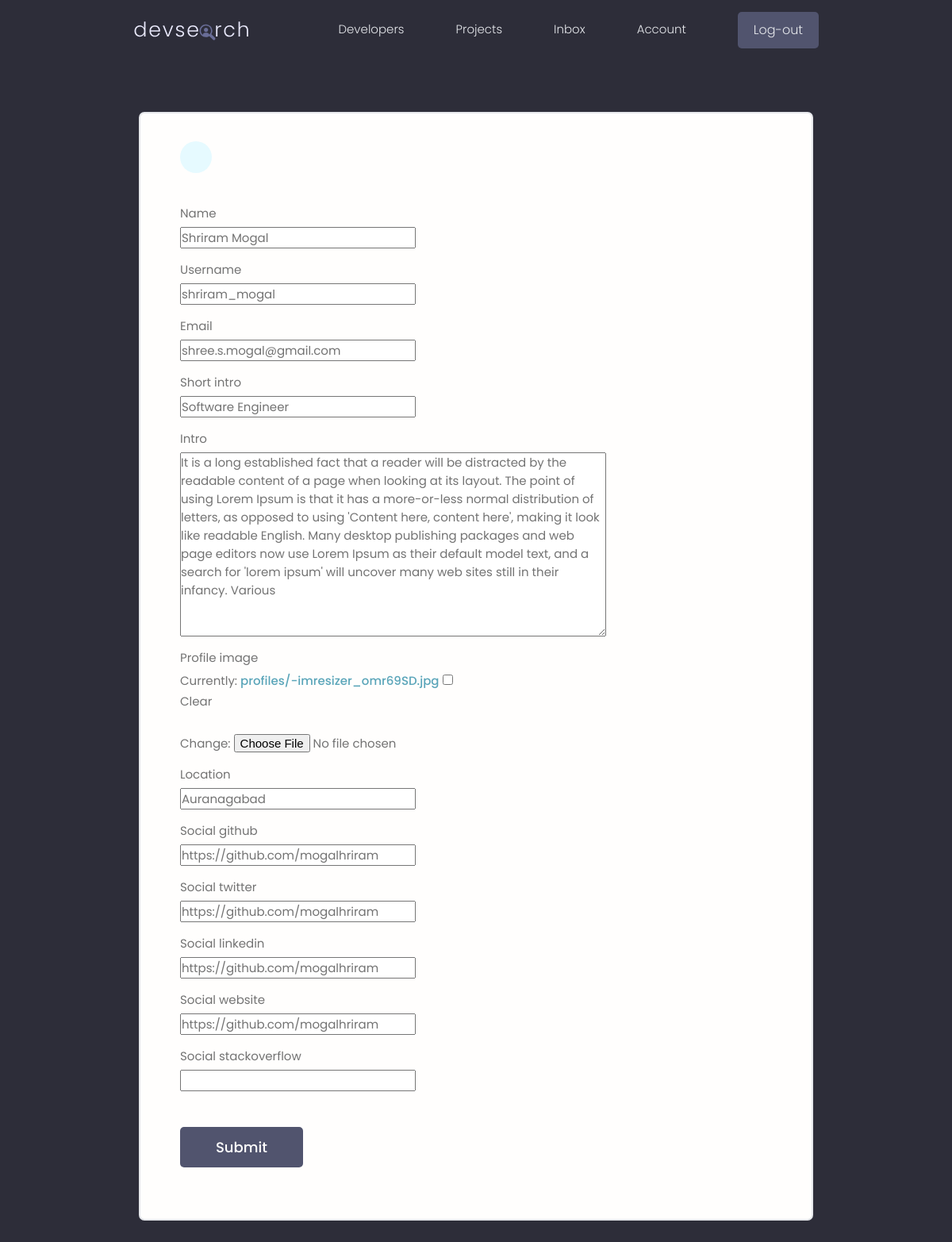
The page /edit-account/ (signed in) on the database its author committed.
### users/models.py (models this page shows, shortened)
class Profile(models.Model):
    user = models.OneToOneField(User, on_delete=models.CASCADE, blank=True, null=True)
    name = models.CharField(max_length=200, blank=True, null=True)
    username = models.CharField(max_length=200, blank=True, null=True)
    email = models.EmailField(max_length=500, blank=True, null=True)
    short_intro = models.CharField(max_length=500, blank=True,null=True)
    intro = models.TextField(max_length=500, blank=True,null=True)
    profile_image = models.ImageField(
        null = True, blank= True, upload_to = 'profiles/',default='profiles/user-default.png')
    location = models.CharField(max_length=200, blank=True, null=True)
    social_github = models.CharField(max_length=200, blank=True, null=True)
    social_twitter = models.CharField(max_length=200, blank=True, null=True)
    social_linkedin = models.CharField(max_length=200, blank=True, null=True)
    social_website = models.CharField(max_length=200, blank=True, null=True)
    social_stackoverflow = models.CharField(max_length=200, blank=True, null=True)
    created = models.DateTimeField(auto_now_add=True)
    id = models.UUIDField(default=uuid.uuid4, unique=True,
                                     primary_key=True, editable=False)
    class Meta:
        ordering = ["created"]

### users/views.py (the view)
# urls.py: path('edit-account/', views.editAccount, name="edit-account"),
@login_required(login_url="login")
def editAccount(request):
    profile = request.user.profile
    form = ProfileForm(instance=profile)
    context = {"form": form}
    if request.method == "POST":
            form = ProfileForm(request.POST, request.FILES, instance=profile)
            if form.is_valid:
                form.save()
                return redirect("account")
    return render(request, "users/profile-form.html", context)

### users/forms.py
class ProfileForm(ModelForm):
    class Meta:
        model = Profile
        fields = ['name', 'username', 'email', 'short_intro', 'intro', 'profile_image',
        'location', 'social_github', 'social_twitter', 'social_linkedin',
        'social_website', 'social_stackoverflow',
        ]

### users/templates/users/profile-form.html (shortened to what this page needs)
{% extends 'main.html' %}
{%block content%}
 <main class="formPage my-xl">
    <div class="content-box">
        <div class="formWrapper">
            <a class="backButton" href="{% url 'account' %}"></a>
            <br>
            <form class="form" action="{% url 'edit-account' %}" method="POST" enctype="multipart/form-data">
                {%for field in form%}
                <div class="form__field">
                    <label for="formInput#text">{{field.label}} </label>
                    {{field}}
                </div>
                {% endfor %}
                <input class="btn btn--sub btn--lg  my-md" type="submit" value="Submit" />
            </form>
        </div>
    </div>
</main>
{%endblock content%}

### static/styles/app.css (style rules this page uses)
:root { --color-sub: #2d2d39; }
.btn--sub { background-color: var(--color-sub-light); }
.content-box { width: 95%; max-width: 85rem; margin: 0 auto; }
.backButton { background: var(--color-main-light); color: var(--color-main); width: 4rem; height: 4rem; display: flex; align-items: center; justify-content: center; border-radius: 50%; }
.formPage .formWrapper { list-style: none; background: var(--color-white); padding: 3.5rem 5rem; border: 2px solid var(--color-light); border-radius: 0.7rem; }

### static/uikit/styles/modules/_variables.css (style rules this page uses)
:root { --color-main: #5aa5b9; --color-main-light: #e6faff; --color-sub: #3f4156; --color-sub-light: #51546e; --color-sub-lighter: #ededfd; --color-text: #737373; --color-gray: #8b8b8b; --color-light: #e5e7eb; --color-light-gray: #767676; --color-bg: #f8fafd; --color-white: #fffefd; --color-white-light: #f3f3f3; --color-success: #359e64; --color-success-bg: #def8e8; --color-error: #fc4b0b; --color-error-bg: #fff2ee; --font-base: 'Poppins', arial, helvetica, 'Segoe UI', roboto, ubuntu, sans-serif; --font-monospace: 'Fira Code', 'Courier New', courier, monospace; --font-regular: 300; --font-medium: 500; --font-bold: 700; --generic-shadow: 1px 1px 5px #00000010; --generic-transition: all 0.3s ease-in-out; }

### static/uikit/styles/modules/_base.css (style rules this page uses)
* { margin: 0; padding: 0; box-sizing: border-box; text-rendering: optimizeLegibility; color: inherit; font-size: inherit; }
html { font-size: 50%; }
@media only screen and (min-width: 480px) { html { font-size: 56.25%; } }
@media only screen and (min-width: 1200px) { html { font-size: 62.5%; } }
body { line-height: 1.6; font-weight: 400; font-size: 1.5rem; color: var(--color-text); background-color: var(--color-bg); min-height: 100vh; }

### static/uikit/styles/modules/_typography.css (style rules this page uses)
* { font-family: var(--font-base); }
a { padding-bottom: 2px; text-decoration: none; display: inline-block; color: var(--color-main); font-weight: var(--font-medium); }

### static/uikit/styles/modules/_utilities.css (style rules this page uses)
.my-md { margin: 3rem auto; }
.my-xl { margin: 8rem auto; }

### static/uikit/styles/modules/_button.css (style rules this page uses)
.btn { display: inline-block; position: relative; cursor: pointer; background-color: var(--color-light); font-weight: var(--font-medium); color: var(--color-sub); text-decoration: none; padding: 1rem 2rem; border-radius: 0.5rem; border: none; width: -webkit-fit-content; width: -moz-fit-content; width: fit-content; height: -webkit-fit-content; height: -moz-fit-content; height: fit-content; font-size: 1.6rem; outline-width: 0; outline-color: transparent; -webkit-backface-visibility: hidden; backface-visibility: hidden; transition: all 0.3s ease-in-out; }
.btn--sub { background-color: var(--color-sub); color: var(--color-white); }
.btn--lg { font-size: 1.8rem; padding: 1.2rem 4.5rem; }

### static/uikit/styles/modules/_form.css (style rules this page uses)
.form { display: block; }
.form__field { margin-top: 1.5rem; margin-bottom: 1.5rem; }
.form__label, .form__field > label { display: block; margin-bottom: 0.5rem; color: var(--color-text); }

### rows shown on the page
Profile: form "Shriram Mogal" "shriram_mogal" "shree.s.mogal@gmail.com" "Software Engineer" "It is a long established fact that a reader will be distracted by the readable content of a page when looking at its layout. The point of using Lorem Ipsum is that it has a more-or-less normal distribution of letters, as opposed to using 'Content here, content here', making it look like readable English. Many desktop publishing packages and web page editors now use Lorem Ipsum as their default model text, and a search for 'lorem ipsum' will uncover many web sites still in their infancy. Various" "Auranagabad" "https://github.com/mogalhriram" "https://github.com/mogalhriram" "https://github.com/mogalhriram" "https://github.com/mogalhriram"

### other values the page prints
{{ field.label }} "Name" "Username" "Email" "Short intro" "Intro" "Profile image" "Location" "Social github" "Social twitter" "Social linkedin" "Social website" "Social stackoverflow"
